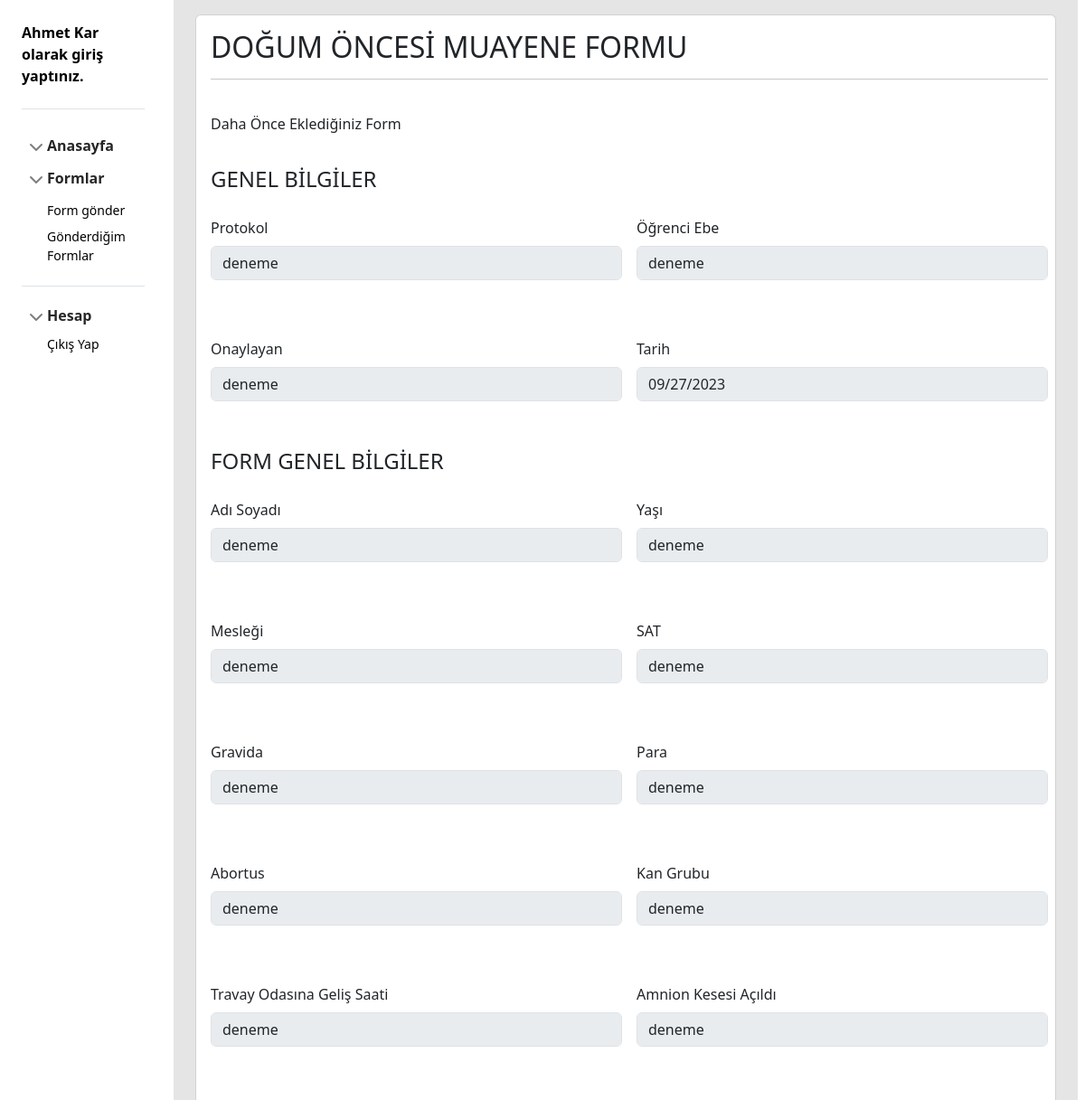
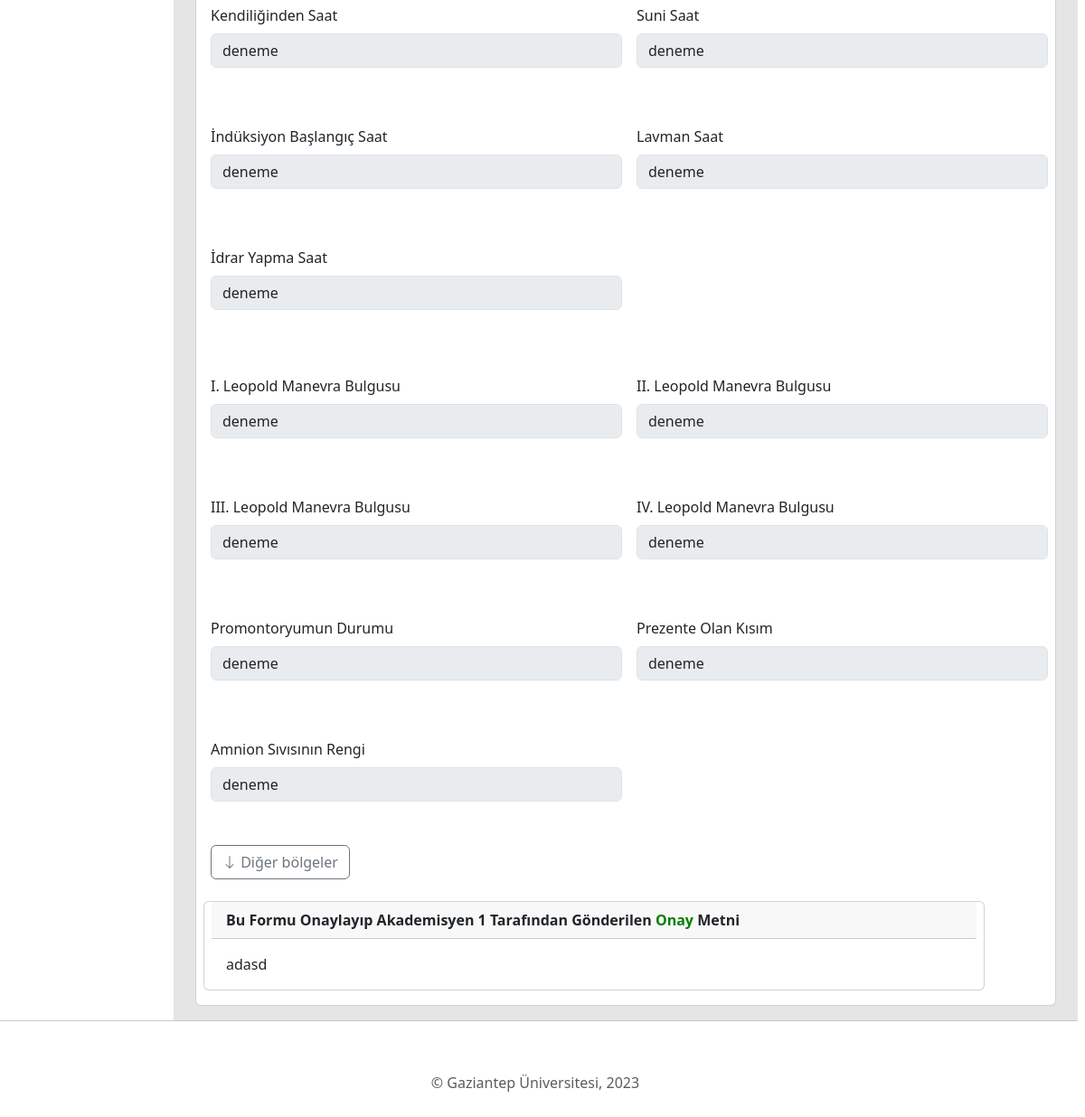
The page /formgoruntule.php?form_id=211 (signed in) on the database its author committed (2 pictures, top to bottom).
### tables this page shows
CREATE TABLE `formturbilgileri` (
  `tur_id` int(11) NOT NULL,
  `baslik` varchar(100) NOT NULL,
  `ekleyen_id` int(11) NOT NULL,
  `resim_url` varchar(100) NOT NULL
);

CREATE TABLE `formareabilgileri` (
  `bolge_id` int(11) NOT NULL,
  `bolge_baslik` varchar(100) NOT NULL,
  `formdaki_sirasi` int(11) NOT NULL,
  `ait_oldugu_form_turu_id` int(11) NOT NULL
);

CREATE TABLE `formalanbilgileri` (
  `alan_id` int(11) NOT NULL,
  `aitoldugu_form_turu_id` int(11) NOT NULL,
  `alan_turu` varchar(20) NOT NULL,
  `ait_oldugu_bolge_id` int(11) NOT NULL,
  `alan_aciklama` varchar(100) NOT NULL
);

CREATE TABLE `formalangirdileri` (
  `veri_id` int(11) NOT NULL,
  `veri` varchar(500) NOT NULL,
  `ait_oldugu_alan_id` int(11) NOT NULL,
  `veri_turu` varchar(20) NOT NULL,
  `ait_oldugu_form_id` int(11) NOT NULL
);

CREATE TABLE `kullanicilar` (
  `kullanici_id` int(11) NOT NULL,
  `kullanici_tipi` tinyint(2) NOT NULL,
  `kullanici_adi` varchar(50) NOT NULL,
  `sifre` varchar(150) NOT NULL,
  `eposta` varchar(50) NOT NULL,
  `adsoyad` varchar(70) DEFAULT NULL
);

CREATE TABLE `formnotlari` (
  `onay_id` int(11) NOT NULL,
  `metin` varchar(250) NOT NULL,
  `form_id` int(11) NOT NULL,
  `ogretmen_id` int(11) NOT NULL,
  `durum` varchar(20) NOT NULL
);

### formgoruntule.php (the view, shortened to what the rows shown need)
<html>
<?php
include("veritabani.php");
include("ayarlar.php");
include ("view/sidebar.php");
require_once "models/formmodel.php";
require_once "models/kullanicimodel.php";
?>
<link href="css/table.css" rel="stylesheet">
<?php
$k_id = $_SESSION["kid"];
$form_id = htmlspecialchars($_GET["form_id"]);
$fm = new FormModel();
$klview = new KullaniciModel();
try {
$form = $fm->formBilgileri($baglan,$form_id);
if($form){
$form_turu_id = $form["form_turu_id"];
$formtur = $fm->formTurBilgileri($baglan,$form_turu_id);
$bolgeler = $fm->bolgeBilgileri($baglan,$form_turu_id);
if($bolgeler){
echo "<div id='baslik'>";
echo '<h2>'.$formtur["baslik"].'</h2><hr><br>';
$kullanici = $klview->kullaniciBilgileri($baglan, $form["ekleyen_id"]);
if($form["ekleyen_id"] == $k_id){
    echo "<h6>Daha Önce Eklediğiniz Form</h6><br>";
}else if($k_id == $form["gonderilen_akademisyen_id"]) {
    echo $kullanici["adsoyad"]." Tarafından Size Gönderilen Form</div><br>";
}
$i = 0;
 echo "<div id='formbolgesi'>";
  echo "<form action='' method='post'>";
foreach($bolgeler as $bolge){
    echo '<fieldset class="formbolgesi" id="formbolgesi'.$i.'" name="formbolgesi">'
                        .'<legend>'.$bolge["bolge_baslik"].'</legend><div id="bolgeicerik"><div class="row g-3">';
    $alanlar = $fm->alanBilgileri($baglan,$form_turu_id,$bolge["bolge_id"]);
    if($alanlar){
       $j = 0;
       foreach($alanlar as $alan){
        $alan_id = $alan["alan_id"];
        $alanveriler = $fm->alanVerisiGetir($baglan,$form_id,$alan_id);
        if($alan["alan_turu"] == "textbox"){
            echo '<div class="col-md-6">';
            echo '<label class="form-label">'.$alan["alan_aciklama"].'  </label>';
            if($alanveriler){
            echo '<div
            tabindex="0"
            data-bs-toggle="popover"
            data-bs-placement="bottom"
            data-bs-trigger="hover focus"
            data-bs-content="'.$alanveriler["veri"].'">
            <input class="form-control" type="text" name="textbox['.$i.']['.$j.']" value="'.$alanveriler["veri"].'" disabled />
            </div>
            <br><br>';
            }else {
                echo hataMetni("Bu Alana Ait Veri Bulunamadı..");
            }
            echo "</div>";
        }else if($alan["alan_turu"] == "date"){
            echo '<div class="col-md-6">';
            echo '<label class="form-label">'.$alan["alan_aciklama"].'  </label>';
            if($alanveriler){
            echo '<input class="form-control" type="date" name="date['.$i.']['.$j.']" value="'.$alanveriler["veri"].'" disabled /><br><br>';
            }else {
                echo hataMetni("Bu Alana Ait Veri Bulunamadı.!");
            }
            echo "</div>";
        }else if($alan["alan_turu"] == "datetime"){
             echo '<div class="col-md-6">';
            echo '<label class="form-label">'.$alan["alan_aciklama"].'  </label>';
            if($alanveriler){
            echo '<input class="form-control" type="datetime-local" name="datetime['.$i.']['.$j.']" value="'.$alanveriler["veri"].'" disabled /><br><br>';
            }else {
                echo hataMetni("Bu Alana Ait Veri Bulunamadı.!");
            }
            echo "</div>";
        }else if($alan["alan_turu"] == "veritablotext" || $alan["alan_turu"] == "veritablocheck"){
            $nitelik = $fm->tabloUstNitelikGetir($baglan,$alan["alan_id"]);
            $niteliksayi = $fm->tabloUstNitelikSay($baglan,$alan["alan_id"]);
            $niteliktablo = array();
            $nitelikidler = array();
            if($nitelik){
            foreach($nitelik as $nitelikal){
                $niteliktablo[intval($nitelikal["tablodaki_sirasi"])] = $nitelikal["aciklama"];
                $nitelikidler[intval($nitelikal["tablodaki_sirasi"])] = $nitelikal["nitelik_id"];
            }
            }
            $yannitelik = $fm->tabloYanNitelikGetir($baglan,$alan["alan_id"]);
            $yanniteliksayi = $fm->tabloYanNitelikSay($baglan,$alan["alan_id"]);
         if($yannitelik){
            $yanniteliktablo = array();
            $yannitelikidler = array();
             foreach($yannitelik as $yannitelikal){
                $yanniteliktablo[intval($yannitelikal["tablodaki_sirasi"])] = $yannitelikal["aciklama"];
                $yannitelikidler[intval($yannitelikal["tablodaki_sirasi"])] = $yannitelikal["nitelik_id"];
            }
         }
        if($alan["alan_turu"] === "veritablotext"){
        echo '<div class="col-md-11">';
            echo '<a>'.$alan["alan_aciklama"].'</a>  <br><br>';
            echo '<table class="table table-striped table-hover table-bordered">';
            if($niteliksayi>0 && $yanniteliksayi>0){
            echo "<thead><th></th>";
            for ($k=0;$k<count($niteliktablo);$k++){
            echo "<th scope='col'>".$niteliktablo[$k]."</th>";
            }
            echo "</thead>";
             echo "</tr><tbody id ='satirlar".($i+1)."_".($j+1)."'>";
            for ($m=0;$m<count($yanniteliktablo);$m++){
            echo "<tr><th scope='row'>".$yanniteliktablo[$m]."</th>";
            for($n=0;$n<count($niteliktablo);$n++){
             $icerik = $fm->tabloIcerikGetir($baglan,$form_id,$alan["alan_id"],$nitelikidler[$n],$yannitelikidler[$m]);
             if($icerik){
                if(!empty($icerik["icerik"])){
                echo  "<td>";
                        echo "<a data-bs-container='body' data-bs-toggle='popover' data-bs-placement='bottom' data-bs-content='".$icerik["icerik"]."'>".$icerik["icerik"]."</a></td>";
                }else {
                    echo "<td>-</td>";
                }
             }else {
                 echo "<td>-</td>";
             }
            }
            echo "</tr>";
            echo "</tbody>";
            }
            }else if($niteliksayi>0){
               echo "<thead>";
                for ($k=0;$k<count($niteliktablo);$k++){
                echo "<th scope='col'>".$niteliktablo[$k]."</th>";
                }
                echo "</thead>";
                echo "<tbody>";
                 $satirsayisi = $fm->tabloSatirSayisi($baglan,$alan["alan_id"],$form_id);
                 $satirsayisi = $satirsayisi[0];
                for($m=0;$m<$satirsayisi;$m++){
                echo "<tr>";
                for($n=0;$n<count($niteliktablo);$n++){
                $x = -($m+1);
                $icerik = $fm->tabloIcerikGetir($baglan,$form_id,$alan["alan_id"],$nitelikidler[$n],$x);
                if($icerik){
                if(!empty($icerik["icerik"])){
                echo  "<td>";
                echo "<a data-bs-container='body' data-bs-toggle='popover' data-bs-placement='bottom' data-bs-content='".$icerik["icerik"]."'>".$icerik["icerik"]."</a></td>";
                }else {
                    echo "<td>-</td>";
                }
                }else {
                    echo "<td>-</td>";
                }
                }
                echo "</tr>";
                }
                echo "</tbody>";
            }
            echo '</table></div>';
          }else if($alan["alan_turu"] === "veritablocheck"){
          echo '<div class="col-md-11">';
            echo '<a>'.$alan["alan_aciklama"].'</a>  <br><br>';
            echo '<table class="table table-striped table-hover table-bordered">';
            if($niteliksayi>0 && $yanniteliksayi>0){
                echo "<thead><th></th>";
                for ($k=0;$k<count($niteliktablo);$k++){
                echo "<th scope='col'>".$niteliktablo[$k]."</th>";
                }
                echo "</thead>";
                 echo "</tr><tbody id ='satirlar".($i+1)."_".($j+1)."'>";
               for ($m=0;$m<count($yanniteliktablo);$m++){
                echo "<tr><th scope='row'>".$yanniteliktablo[$m]."</th>";
                    for($n=0;$n<count($niteliktablo);$n++){
                    $icerik = $fm->tabloIcerikGetir($baglan,$form_id,$alan["alan_id"],$nitelikidler[$n],$yannitelikidler[$m]);
                    if($icerik){
                    if($icerik["icerik"] == "pasif"){
                     echo "<td><input type='checkbox'"
                       . "class='form-check-input' name='tablovericheck[".$i."][".$j."][".$m."][".$n."]'"
                               ."id='tablovericheck' value='pasif' disabled /></td>";
                    }else if($icerik["icerik"] == "aktif"){
                      echo "<td><input type='checkbox'"
                       . "class='form-check-input' name='tablovericheck[".$i."][".$j."][".$m."][".$n."]'"
                               ."id='tablovericheck' value='aktif' checked disabled /></td>";
                    }else {
                        echo "<td>NaN</td>";
                    }
                    }else {
                        echo "NaN";
                    }
                    }
              }
            echo "</tbody>";
             }else if($niteliksayi>0){
               echo "<thead>";
                for ($k=0;$k<count($niteliktablo);$k++){
                echo "<th scope='col'>".$niteliktablo[$k]."</th>";
                }
                echo "</thead>";
                echo "<tbody>";
                 $satirsayisi = $fm->tabloSatirSayisi($baglan,$alan["alan_id"],$form_id);
                 $satirsayisi = $satirsayisi[0];
                for($m=0;$m<$satirsayisi;$m++){
                echo "<tr>";
                for($n=0;$n<count($niteliktablo);$n++){
                $x = -($m+1);
                $icerik = $fm->tabloIcerikGetir($baglan,$form_id,$alan["alan_id"],$nitelikidler[$n],$x);
                if($icerik){
                if($icerik["icerik"] == "aktif"){
                  echo "<td><input type='checkbox' "
                       . "class='form-check-input' name='tablovericheck2[".$i."][".$j."][0][".$n."]'"
                               ."id='tablovericheck' value='".$icerik["icerik"]."' checked disabled/></td>";
                }else if($icerik["icerik"] == "pasif"){
                    echo "<td><input type='checkbox' "
                       . "class='form-check-input' name='tablovericheck2[".$i."][".$j."][0][".$n."]'"
                               ."id='tablovericheck' value='".$icerik["icerik"]."' disabled/></td>";
                }else {
                    echo "<td>NaN</td>";
                }
                }else {
                    echo "<td>NaN</td>";
                }
                }
                echo "</tr>";
                }
                echo "</tbody>";
             }
             echo '</table></div>';
            }
       }
    $j++;
       }
    }else {
        echo hataMetni("Bu Forma Ait Alan Bulunamadı.!");
    }
    echo '</div></div></fieldset>';
   $i++;
}
if($i>=3){
    echo '<button id="genislet_'.$i.'" type="button" class="genislet btn btn-outline-secondary">
    <svg xmlns="http://www.w3.org/2000/svg" width="16" height="16" fill="currentColor" class="bi bi-arrow-down" viewBox="0 0 16 16">
<path fill-rule="evenodd" d="M8 1a.5.5 0 0 1 .5.5v11.793l3.146-3.147a.5.5 0 0 1 .708.708l-4 4a.5.5 0 0 1-.708 0l-4-4a.5.5 0 0 1 .708-.708L7.5 13.293V1.5A.5.5 0 0 1 8 1z"></path>
</svg>
    <span>Diğer bölgeler</span>
  </button>';
}
echo '<br><br> <div class="row g-3">';
if($form["form_durum"] == "bekleme"){
    if($akademisyen_kontrol){
echo "<label class='form-label'><b>Değerlendirmenizi Girin : </b></label><br>"
    . "<div class='col-md-11'><textarea class='form-control' name='not'></textarea></div><br>";
echo '<div class="col-md-6"><input class="btn btn-success" type="submit" value="Formu Onayla" name="onayla" /></div> ';
echo '<div class="col-md-6"><input class="btn btn-danger" type="submit" value="Formu Reddet" name="reddet" /></div> ';
    }else {
        echo "<div class='col-md-11 card'>Form Beklemede.</div>";
    }
}else {
    $onaycek = $fm->onayMetniCek($baglan,$form_id);
    if($onaycek){
    $ogretmen = $klview->kullaniciBilgileri($baglan, $onaycek["ogretmen_id"]);
    if($ogretmen){
    echo "<div class='col-md-11 card'>";
    if($form["form_durum"] == "onay"){
        if($ogretmen["kullanici_id"] == $k_id){
            echo "<div class='card-header'><b>Bu Formu Onaylayıp ";
            echo "Gönderdiğiniz <a style='color:green'> Onay</a> Metni</b></div>";
        }else {
        echo "<div class='card-header'><b>Bu Formu Onaylayıp ";
        echo "".$ogretmen["adsoyad"]." Tarafından Gönderilen <a style='color:green'> Onay</a> Metni</b></div>";
        }
       echo "<div class='card-body'><p class='card-text'>".$onaycek["metin"]."</p></div>";
    }else if($form["form_durum"] =="red"){
        if($ogretmen["kullanici_id"] == $k_id){
            echo "<div class='card-header'><b>Formu Reddedip"
            ." Gönderdiğiniz <a style='color:red'>Red<a> Metni</b></div>";
        }else {
        echo "<div class='card-header'><b>Formu Reddeden"
        . " ".$ogretmen["adsoyad"]." Tarafından Gönderilen <a style='color:red'>Red<a> Metni</b></div>";
        }
        echo "<div class='card-body'><p class='card-text'>".$onaycek["metin"]."</p></div>";
    }
     echo "</div>";
    }
    }
}
echo "</div>";
echo '</form></div>';
}else {
    echo hataMetni("Bu Form İçin Form Bölgesi Bulunamadı.!");
}
}else {
    echo hataMetni("Form bulunamadı.!");
}
}catch(Exception $e){
        echo hataMetni("Hata Oluştu.! -> Kodu : ".$e->getCode()."<br>".$e->getMessage()."<br>");
}
include("view/footer.php");
?>

### rows shown on the page
formturbilgileri: baslik "DOĞUM ÖNCESİ MUAYENE FORMU"
formareabilgileri: bolge_baslik "GENEL BİLGİLER"
formalanbilgileri: alan_aciklama "Protokol", veri "deneme"
formalanbilgileri: alan_aciklama "Öğrenci Ebe", veri "deneme"
formalanbilgileri: alan_aciklama "Onaylayan", veri "deneme"
formalanbilgileri: alan_aciklama "Tarih", veri "09/27/2023"
formareabilgileri: bolge_baslik "FORM GENEL BİLGİLER"
formalanbilgileri: alan_aciklama "Adı Soyadı", veri "deneme"
formalanbilgileri: alan_aciklama "Yaşı", veri "deneme"
formalanbilgileri: alan_aciklama "Mesleği", veri "deneme"
formalanbilgileri: alan_aciklama "SAT", veri "deneme"
formalanbilgileri: alan_aciklama "Gravida", veri "deneme"
formalanbilgileri: alan_aciklama "Para", veri "deneme"
formalanbilgileri: alan_aciklama "Abortus", veri "deneme"
formalanbilgileri: alan_aciklama "Kan Grubu", veri "deneme"
formalanbilgileri: alan_aciklama "Travay Odasına Geliş Saati", veri "deneme"
formalanbilgileri: alan_aciklama "Amnion Kesesi Açıldı", veri "deneme"
formalanbilgileri: alan_aciklama "Kendiliğinden Saat", veri "deneme"
formalanbilgileri: alan_aciklama "Suni Saat", veri "deneme"
formalanbilgileri: alan_aciklama "İndüksiyon Başlangıç Saat", veri "deneme"
formalanbilgileri: alan_aciklama "Lavman Saat", veri "deneme"
formalanbilgileri: alan_aciklama "İdrar Yapma Saat", veri "deneme"
formalanbilgileri: alan_aciklama "I. Leopold Manevra Bulgusu", veri "deneme"
formalanbilgileri: alan_aciklama "II. Leopold Manevra Bulgusu", veri "deneme"
formalanbilgileri: alan_aciklama "III. Leopold Manevra Bulgusu", veri "deneme"
formalanbilgileri: alan_aciklama "IV. Leopold Manevra Bulgusu", veri "deneme"
formalanbilgileri: alan_aciklama "Promontoryumun Durumu", veri "deneme"
formalanbilgileri: alan_aciklama "Prezente Olan Kısım", veri "deneme"
formalanbilgileri: alan_aciklama "Amnion Sıvısının Rengi", veri "deneme"
kullanicilar: adsoyad "Akademisyen 1"
formnotlari: metin "adasd"

### other values the page prints
$_SESSION["adsoyad"] "Ahmet Kar"
